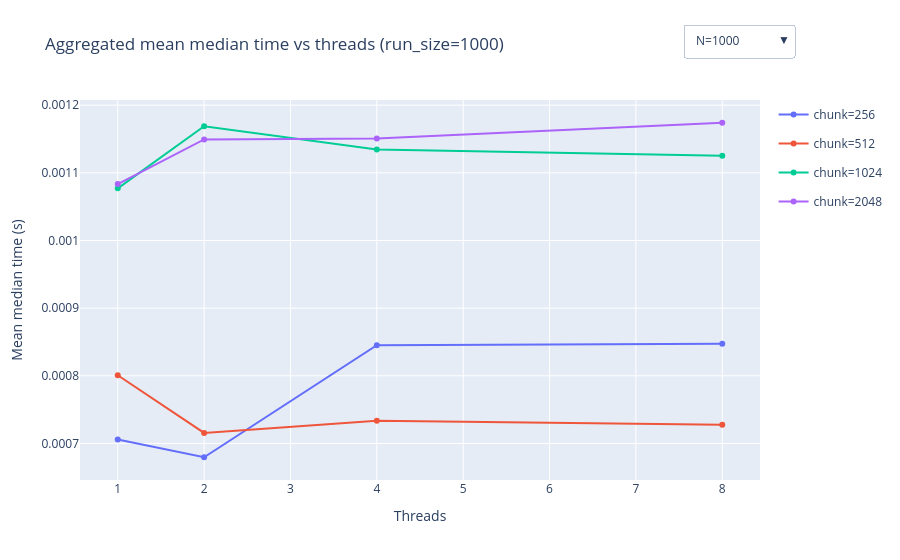

Notebook code cell kept with this figure:
### Code cell
import numpy as np
import plotly.graph_objects as go

# Unique values, sorted
run_sizes = sorted(df["run_size"].dropna().unique())
chunks = sorted(df["chunk"].unique())
threads = sorted(df["threads"].unique())

fig = go.Figure()
buttons = []

num_chunks = len(chunks)

for i, rs in enumerate(run_sizes):
    # Aggregate over benchmarks for this run_size: mean median time per (chunk, threads)
    d = df[df["run_size"] == rs]
    g = (
        d.groupby(["chunk", "threads"])["time_mid_seconds"]
         .mean()
         .reset_index()
    )

    # For this run_size, add one trace per chunk (threads on x, time on y)
    for k, c in enumerate(chunks):
        sub = g[g["chunk"] == c].sort_values("threads")
        visible = (i == 0)  # Only first run_size visible initially
        fig.add_trace(
            go.Scatter(
                x=sub["threads"],
                y=sub["time_mid_seconds"],
                mode="lines+markers",
                name=f"chunk={c}",
                legendgroup=f"chunk_{c}",
                showlegend=(i == 0),   # only show legend once
                visible=visible,
                hovertemplate=(
                    "threads=%{x}<br>"
                    "time=%{y:.3f} s<br>"
                    f"chunk={c}, run_size={rs}<extra></extra>"
                ),
            )
        )

    # Visibility mask for this run_size (block of traces)
    visible_mask = []
    total_traces = len(run_sizes) * num_chunks
    for idx in range(total_traces):
        # traces [i * num_chunks : (i+1) * num_chunks] belong to run_size rs
        visible_mask.append(i * num_chunks <= idx < (i + 1) * num_chunks)

    buttons.append(
        dict(
            label=f"N={rs}",
            method="update",
            args=[
                {"visible": visible_mask},
                {"title": f"Aggregated mean median time vs threads (run_size={rs})"},
            ],
        )
    )

fig.update_layout(
    updatemenus=[
        dict(
            type="dropdown",
            x=1.05,
            y=1.2,
            showactive=True,
            buttons=buttons,
        )
    ],
    xaxis_title="Threads",
    yaxis_title="Mean median time (s)",
    title=f"Aggregated mean median time vs threads (run_size={run_sizes[0]})",
)
fig.show()

### Figure 1 — Plotly figure (JSON) as saved in the notebook; plotly's stock layout.template omitted (floating-point values rounded to 4 significant figures)
{"data": [{"hovertemplate": "threads=%{x}<br>time=%{y:.3f} s<br>chunk=256, run_size=1000<extra></extra>", "legendgroup": "chunk_256", "mode": "lines+markers", "name": "chunk=256", "showlegend": true, "type": "scatter", "visible": true, "x": [1, 2, 4, 8], "y": [0.000706, 0.0006796, 0.0008453, 0.0008472]}, {"hovertemplate": "threads=%{x}<br>time=%{y:.3f} s<br>chunk=512, run_size=1000<extra></extra>", "legendgroup": "chunk_512", "mode": "lines+markers", "name": "chunk=512", "showlegend": true, "type": "scatter", "visible": true, "x": [1, 2, 4, 8], "y": [0.0008008, 0.0007156, 0.0007337, 0.0007276]}, {"hovertemplate": "threads=%{x}<br>time=%{y:.3f} s<br>chunk=1024, run_size=1000<extra></extra>", "legendgroup": "chunk_1024", "mode": "lines+markers", "name": "chunk=1024", "showlegend": true, "type": "scatter", "visible": true, "x": [1, 2, 4, 8], "y": [0.001077, 0.001169, 0.001135, 0.001125]}, {"hovertemplate": "threads=%{x}<br>time=%{y:.3f} s<br>chunk=2048, run_size=1000<extra></extra>", "legendgroup": "chunk_2048", "mode": "lines+markers", "name": "chunk=2048", "showlegend": true, "type": "scatter", "visible": true, "x": [1, 2, 4, 8], "y": [0.001083, 0.001149, 0.001151, 0.001174]}, {"hovertemplate": "threads=%{x}<br>time=%{y:.3f} s<br>chunk=256, run_size=10000<extra></extra>", "legendgroup": "chunk_256", "mode": "lines+markers", "name": "chunk=256", "showlegend": false, "type": "scatter", "visible": false, "x": [1, 2, 4, 8], "y": [0.005706, 0.003587, 0.003052, 0.004166]}, {"hovertemplate": "threads=%{x}<br>time=%{y:.3f} s<br>chunk=512, run_size=10000<extra></extra>", "legendgroup": "chunk_512", "mode": "lines+markers", "name": "chunk=512", "showlegend": false, "type": "scatter", "visible": false, "x": [1, 2, 4, 8], "y": [0.005928, 0.003368, 0.003726, 0.005917]}, {"hovertemplate": "threads=%{x}<br>time=%{y:.3f} s<br>chunk=1024, run_size=10000<extra></extra>", "legendgroup": "chunk_1024", "mode": "lines+markers", "name": "chunk=1024", "showlegend": false, "type": "scatter", "visible": false, "x": [1, 2, 4, 8], "y": [0.006095, 0.003942, 0.005819, 0.01011]}, {"hovertemplate": "threads=%{x}<br>time=%{y:.3f} s<br>chunk=2048, run_size=10000<extra></extra>", "legendgroup": "chunk_2048", "mode": "lines+markers", "name": "chunk=2048", "showlegend": false, "type": "scatter", "visible": false, "x": [1, 2, 4, 8], "y": [0.007611, 0.00699, 0.009548, 0.01228]}, {"hovertemplate": "threads=%{x}<br>time=%{y:.3f} s<br>chunk=256, run_size=1000000<extra></extra>", "legendgroup": "chunk_256", "mode": "lines+markers", "name": "chunk=256", "showlegend": false, "type": "scatter", "visible": false, "x": [1, 2, 4, 8], "y": [0.5608, 0.2906, 0.242, 0.2369]}, {"hovertemplate": "threads=%{x}<br>time=%{y:.3f} s<br>chunk=512, run_size=1000000<extra></extra>", "legendgroup": "chunk_512", "mode": "lines+markers", "name": "chunk=512", "showlegend": false, "type": "scatter", "visible": false, "x": [1, 2, 4, 8], "y": [0.5444, 0.2841, 0.2142, 0.3097]}, {"hovertemplate": "threads=%{x}<br>time=%{y:.3f} s<br>chunk=1024, run_size=1000000<extra></extra>", "legendgroup": "chunk_1024", "mode": "lines+markers", "name": "chunk=1024", "showlegend": false, "type": "scatter", "visible": false, "x": [1, 2, 4, 8], "y": [0.5472, 0.2831, 0.3031, 0.508]}, {"hovertemplate": "threads=%{x}<br>time=%{y:.3f} s<br>chunk=2048, run_size=1000000<extra></extra>", "legendgroup": "chunk_2048", "mode": "lines+markers", "name": "chunk=2048", "showlegend": false, "type": "scatter", "visible": false, "x": [1, 2, 4, 8], "y": [0.5509, 0.3753, 0.5066, 0.6673]}, {"hovertemplate": "threads=%{x}<br>time=%{y:.3f} s<br>chunk=256, run_size=10000000<extra></extra>", "legendgroup": "chunk_256", "mode": "lines+markers", "name": "chunk=256", "showlegend": false, "type": "scatter", "visible": false, "x": [1, 2, 4, 8], "y": [5.542, 2.816, 2.375, 2.327]}, {"hovertemplate": "threads=%{x}<br>time=%{y:.3f} s<br>chunk=512, run_size=10000000<extra></extra>", "legendgroup": "chunk_512", "mode": "lines+markers", "name": "chunk=512", "showlegend": false, "type": "scatter", "visible": false, "x": [1, 2, 4, 8], "y": [5.374, 2.778, 2.053, 3.012]}, {"hovertemplate": "threads=%{x}<br>time=%{y:.3f} s<br>chunk=1024, run_size=10000000<extra></extra>", "legendgroup": "chunk_1024", "mode": "lines+markers", "name": "chunk=1024", "showlegend": false, "type": "scatter", "visible": false, "x": [1, 2, 4, 8], "y": [5.415, 2.777, 2.982, 5.019]}, {"hovertemplate": "threads=%{x}<br>time=%{y:.3f} s<br>chunk=2048, run_size=10000000<extra></extra>", "legendgroup": "chunk_2048", "mode": "lines+markers", "name": "chunk=2048", "showlegend": false, "type": "scatter", "visible": false, "x": [1, 2, 4, 8], "y": [5.425, 3.573, 5.042, 6.536]}], "layout": {"title": {"text": "Aggregated mean median time vs threads (run_size=1000)"}, "updatemenus": [{"buttons": [{"args": [{"visible": [true, true, true, true, false, false, false, false, false, false, false, false, false, false, false, false]}, {"title": "Aggregated mean median time vs threads (run_size=1000)"}], "label": "N=1000", "method": "update"}, {"args": [{"visible": [false, false, false, false, true, true, true, true, false, false, false, false, false, false, false, false]}, {"title": "Aggregated mean median time vs threads (run_size=10000)"}], "label": "N=10000", "method": "update"}, {"args": [{"visible": [false, false, false, false, false, false, false, false, true, true, true, true, false, false, false, false]}, {"title": "Aggregated mean median time vs threads (run_size=1000000)"}], "label": "N=1000000", "method": "update"}, {"args": [{"visible": [false, false, false, false, false, false, false, false, false, false, false, false, true, true, true, true]}, {"title": "Aggregated mean median time vs threads (run_size=10000000)"}], "label": "N=10000000", "method": "update"}], "showactive": true, "type": "dropdown", "x": 1.05, "y": 1.2}], "xaxis": {"title": {"text": "Threads"}}, "yaxis": {"title": {"text": "Mean median time (s)"}}}}
